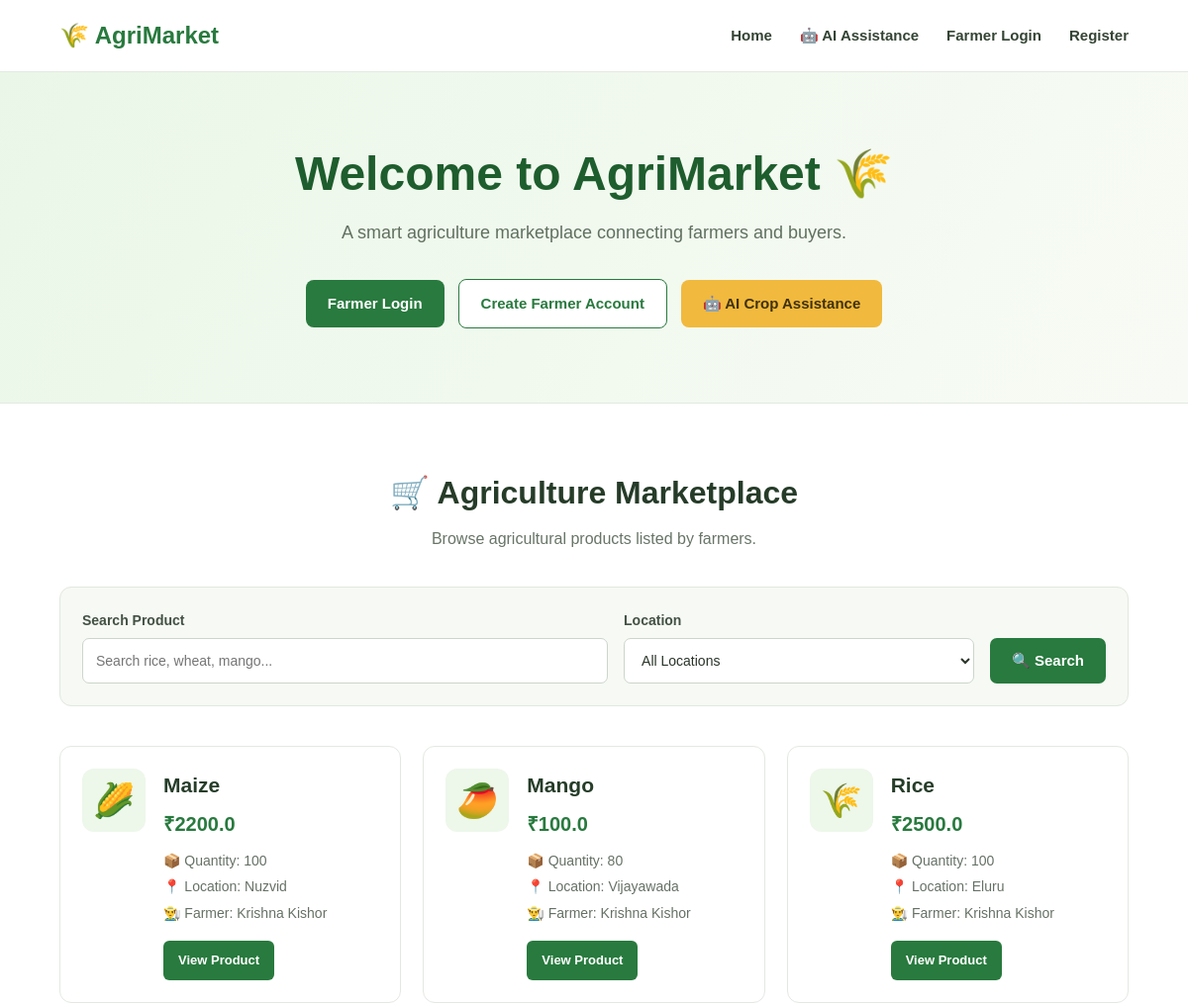
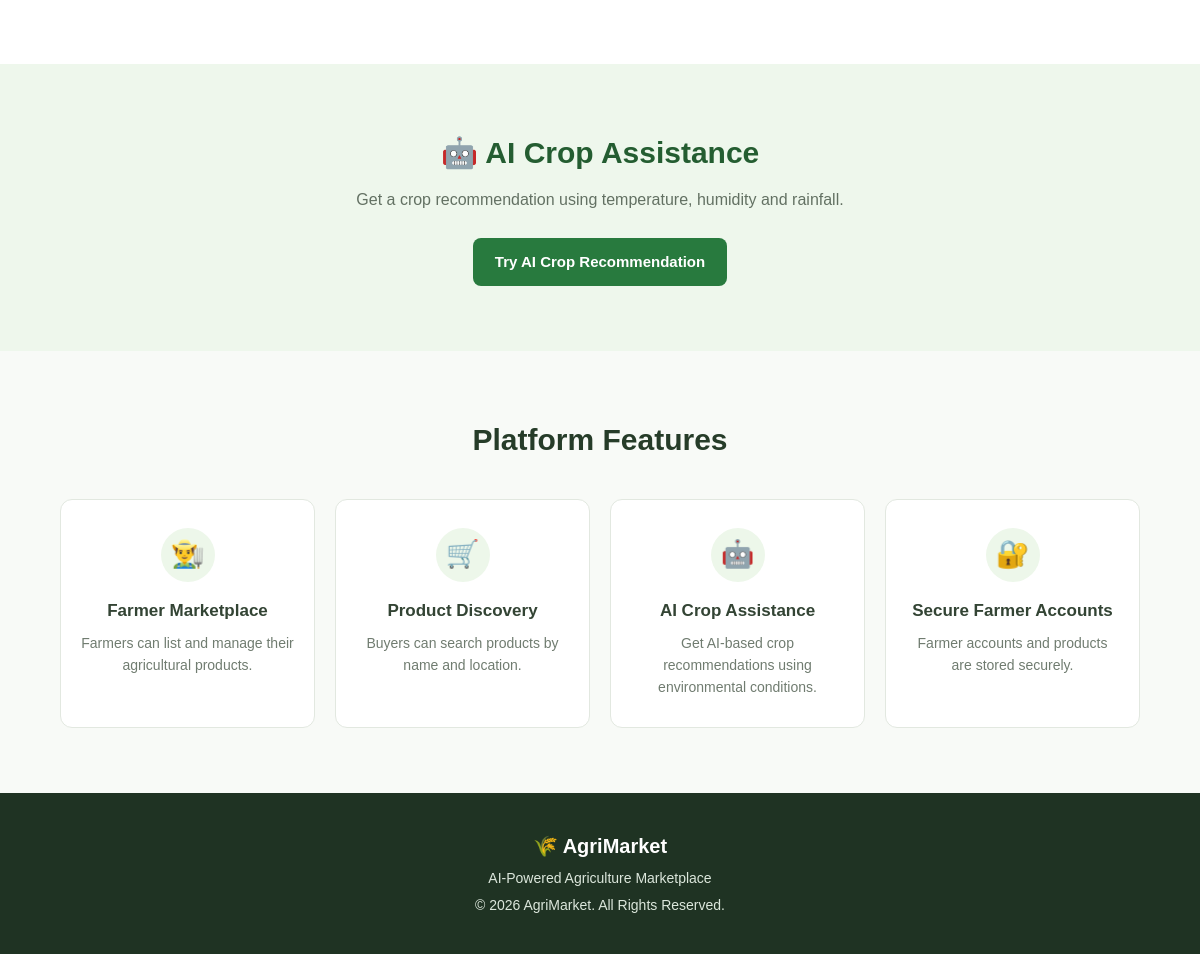
The page / on the database its author committed (2 pictures, top to bottom).
### tables this page shows
CREATE TABLE products (
            id INTEGER PRIMARY KEY AUTOINCREMENT,
            name TEXT NOT NULL,
            price REAL NOT NULL,
            quantity TEXT NOT NULL,
            location TEXT NOT NULL,
            farmer_id INTEGER NOT NULL,
            FOREIGN KEY (farmer_id)
            REFERENCES farmers(id)
        );

CREATE TABLE farmers (
            id INTEGER PRIMARY KEY AUTOINCREMENT,
            name TEXT NOT NULL,
            email TEXT UNIQUE NOT NULL,
            password TEXT NOT NULL
        , phone TEXT);

### backend/app.py (the view, shortened to what this page needs)
@app.route("/")
def home():
    search = request.args.get("search", "").strip()
    location = request.args.get("location", "").strip()
    connection = get_db_connection()
    query = """
        SELECT
            products.*,
            farmers.name AS farmer_name,
            farmers.email AS farmer_email,
            farmers.phone AS farmer_phone
        FROM products
        JOIN farmers
        ON products.farmer_id = farmers.id
        WHERE 1 = 1
    """
    parameters = []
    if location:
        query += """
            AND products.location LIKE ?
        """
        parameters.append("%" + location + "%")
    query += """
        ORDER BY products.id DESC
    """
    products = connection.execute(
        query,
        parameters
    ).fetchall()
    locations = connection.execute("""
        SELECT DISTINCT location
        FROM products
        ORDER BY location
    """).fetchall()
    connection.close()
    return render_template(
        "index.html",
        products=products,
        locations=locations,
        search=search,
        selected_location=location
    )

### backend/app.py (called while the page is built)
def get_db_connection():
    connection = sqlite3.connect(DATABASE)
    connection.row_factory = sqlite3.Row
    return connection

### templates/index.html (shortened to what this page needs)
<!DOCTYPE html>
<html lang="en">
<head>
    <link rel="stylesheet"
          href="{{ url_for('static', filename='style.css') }}">
</head>
<body>
<nav class="main-nav">
    <div class="nav-container">
        <div class="logo">
            🌾 AgriMarket
        </div>
        <div class="nav-links">
            <a href="/">Home</a>
            <a href="/crop-assistance">
                🤖 AI Assistance
            </a>
            {% if session.get("farmer_id") %}
                <a href="/dashboard">
                    Dashboard
                </a>
                <a href="/logout">
                    Logout
                </a>
            {% else %}
                <a href="/login">
                    Farmer Login
                </a>
                <a href="/register">
                    Register
                </a>
            {% endif %}
        </div>
    </div>
</nav>
<section class="welcome-section">
    <div class="welcome-content">
        <h1>
            Welcome to AgriMarket 🌾
        </h1>
        <p>
            A smart agriculture marketplace connecting
            farmers and buyers.
        </p>
        <div class="welcome-buttons">
            {% if session.get("farmer_id") %}
                <a href="/dashboard"
                   class="primary-button">
                    Go to Farmer Dashboard
                </a>
            {% else %}
                <a href="/login"
                   class="primary-button">
                    Farmer Login
                </a>
                <a href="/register"
                   class="secondary-button">
                    Create Farmer Account
                </a>
            {% endif %}
            <a href="/crop-assistance"
               class="ai-button">
                🤖 AI Crop Assistance
            </a>
        </div>
    </div>
</section>
<section class="products-section">
    <div class="section-container">
        <h2>
            🛒 Agriculture Marketplace
        </h2>
        <p class="section-description">
            Browse agricultural products listed
            by farmers.
        </p>
        <div class="marketplace-search">
            <form method="GET"
                  action="/">
                <div class="search-row">
                    <div class="search-field">
                        <label>
                            Search Product
                        </label>
                        <input
                            type="text"
                            name="search"
                            placeholder="Search rice, wheat, mango..."
                            value="{{ search }}"
                        >
                    </div>
                    <div class="search-field">
                        <label>
                            Location
                        </label>
                        <select name="location">
                            <option value="">
                                All Locations
                            </option>
                        </select>
                    </div>
                    <div class="search-button-container">
                        <button
                            type="submit"
                            class="search-button">
                            🔍 Search
                        </button>
                    </div>
                </div>
            </form>
        </div>
        {% if products %}
            <div class="products-grid">
                {% for product in products %}
                    <div class="product-card">
                        <div class="product-icon">
                            {% if "rice" in product["name"].lower() %}
                                🌾
                            {% elif "wheat" in product["name"].lower() %}
                                🌾
                            {% elif "maize" in product["name"].lower() %}
                                🌽
                            {% elif "corn" in product["name"].lower() %}
                                🌽
                            {% elif "tomato" in product["name"].lower() %}
                                🍅
                            {% elif "mango" in product["name"].lower() %}
                                🥭
                            {% elif "potato" in product["name"].lower() %}
                                🥔
                            {% elif "onion" in product["name"].lower() %}
                                🧅
                            {% elif "banana" in product["name"].lower() %}
                                🍌
                            {% else %}
                                🌱
                            {% endif %}
                        </div>
                        <div class="product-details">
                            <h3>
                                {{ product["name"] }}
                            </h3>
                            <p class="product-price">
                                ₹{{ product["price"] }}
                            </p>
                            <p>
                                📦 Quantity:
                                {{ product["quantity"] }}
                            </p>
                            <p>
                                📍 Location:
                                {{ product["location"] }}
                            </p>
                            <p>
                                👨‍🌾 Farmer:
                                {{ product["farmer_name"] }}
                            </p>
                            <a
                                href="/product/{{ product['id'] }}"
                                class="view-product-button">
                                View Product
                            </a>
                        </div>
                    </div>
                {% endfor %}
            </div>
        {% endif %}
    </div>
</section>
<section class="ai-section">
    <div class="section-container">
        <h2>
            🤖 AI Crop Assistance
        </h2>
        <p>
            Get a crop recommendation using
            temperature, humidity and rainfall.
        </p>
        <a href="/crop-assistance"
           class="primary-button">
            Try AI Crop Recommendation
        </a>
    </div>
</section>
<section class="features-section">
    <div class="section-container">
        <h2>
            Platform Features
        </h2>
        <div class="features-grid">
            <div class="feature-card">
                <div class="feature-icon">
                    👨‍🌾
                </div>
                <h3>
                    Farmer Marketplace
                </h3>
                <p>
                    Farmers can list and manage
                    their agricultural products.
                </p>
            </div>
            <div class="feature-card">
                <div class="feature-icon">
                    🛒
                </div>
                <h3>
                    Product Discovery
                </h3>
                <p>
                    Buyers can search products
                    by name and location.
                </p>
            </div>
            <div class="feature-card">
                <div class="feature-icon">
                    🤖
                </div>
                <h3>
                    AI Crop Assistance
                </h3>
                <p>
                    Get AI-based crop recommendations
                    using environmental conditions.
                </p>
            </div>
            <div class="feature-card">
                <div class="feature-icon">
                    🔐
                </div>
                <h3>
                    Secure Farmer Accounts
                </h3>
                <p>
                    Farmer accounts and products
                    are stored securely.
                </p>
            </div>
        </div>
    </div>
</section>
<footer class="footer">
    <p>
        🌾 AgriMarket
    </p>
    <p>
        AI-Powered Agriculture Marketplace
    </p>
    <p>
        © 2026 AgriMarket. All Rights Reserved.
    </p>
</footer>
</body>
</html>

### rows shown on the page
products: name "Maize", price "2200.0", quantity "100", location "Nuzvid", farmer_name "Krishna Kishor"
products: name "Mango", price "100.0", quantity "80", location "Vijayawada", farmer_name "Krishna Kishor"
products: name "Rice", price "2500.0", quantity "100", location "Eluru", farmer_name "Krishna Kishor"
